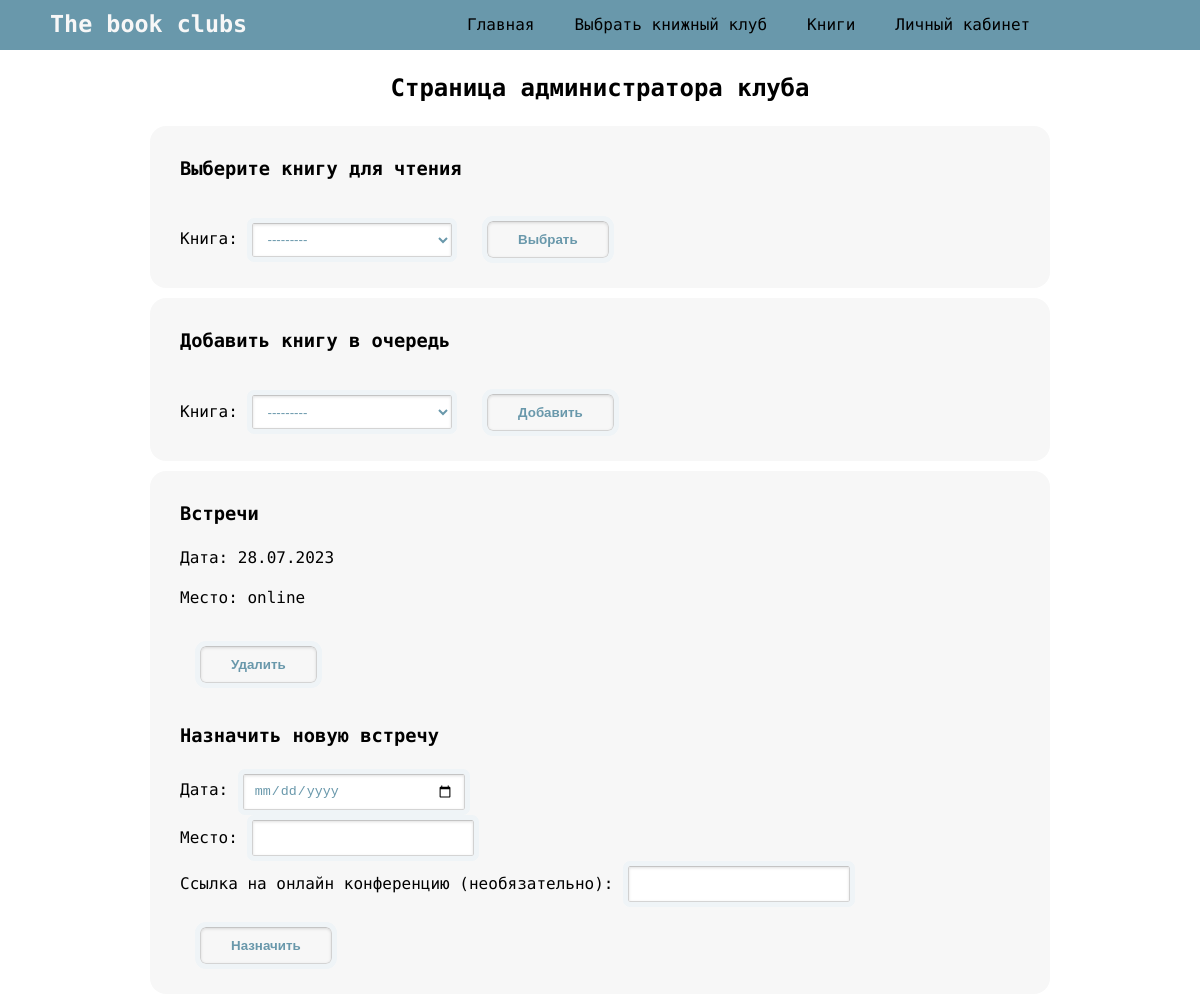
The page /1/admin/ (signed in, upper part) on the database as committed earlier.
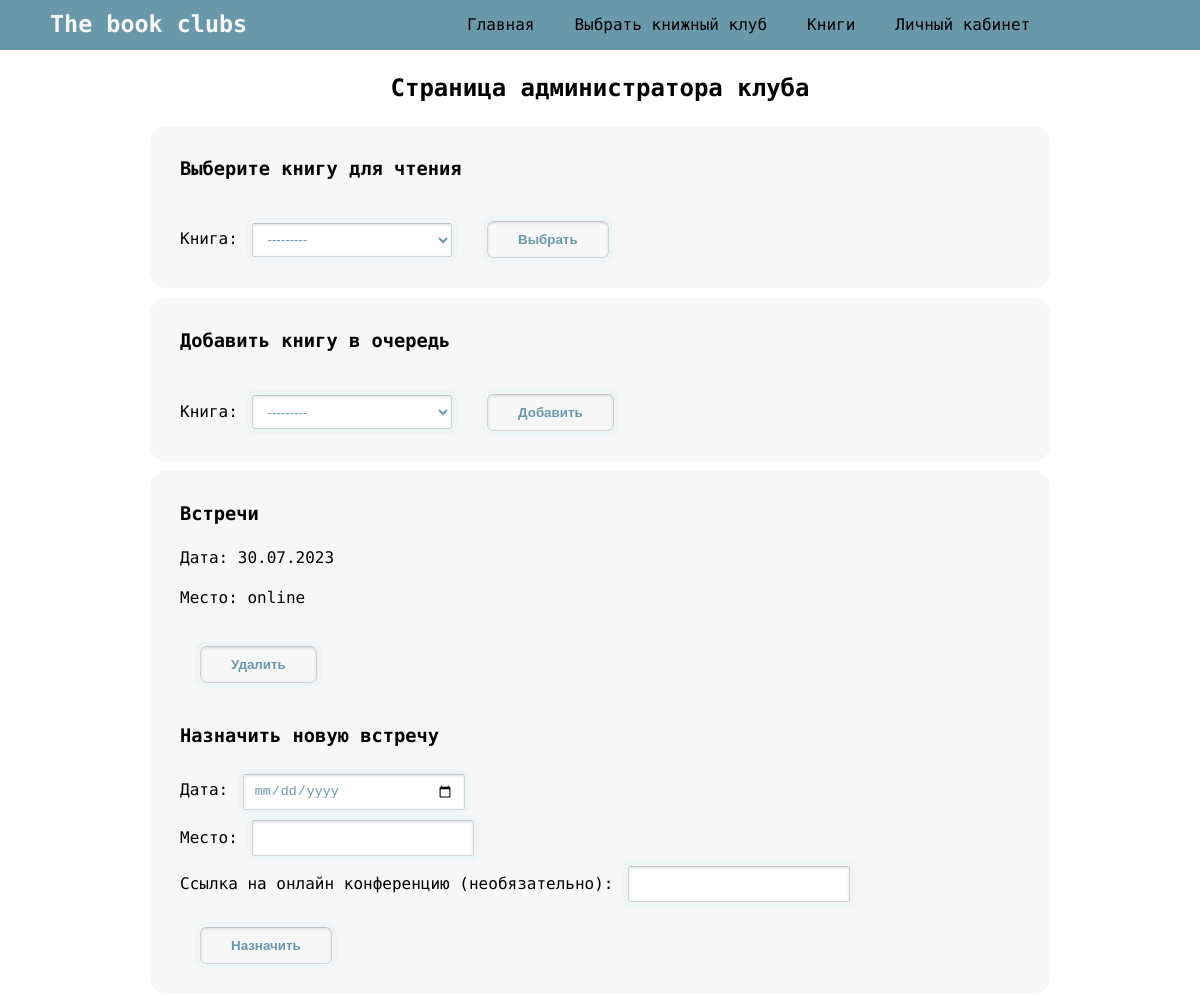
The same page on the database as committed later.
### club/models.py (models this page shows, shortened)
class Meeting(models.Model):
    date = models.DateField()
    location = models.CharField(max_length=100)
    location_link = models.URLField(null=True, blank=True)
    club = models.ManyToManyField(BookClub, related_name='meetings')

### club/views.py (the view, shortened to what this page needs)
# urls.py: path('<int:club_id>/admin/', views.club_admin, name='club_admin'),
@login_required
def club_admin(request, club_id):
    club = get_object_or_404(BookClub, id=club_id)
    selection_form = BookSelectionForm()
    queue_form = BookQueueForm(club_id=club_id)
    meeting_form = MeetingForm()
    book_queue = Queue.objects.filter(club=club)
    meetings = Meeting.objects.all()
    context = {
        'club': club,
        'book_queue': book_queue,
        'meetings': meetings,
        'selection_form': selection_form,
        'queue_form': queue_form,
        'meeting_form': meeting_form,
    }
    return render(request, 'club/admin.html', context)

### club/forms.py
class BookSelectionForm(forms.Form):
    book = forms.ModelChoiceField(queryset=Book.objects.all(), label='Книга')

class BookQueueForm(forms.Form):
    def __init__(self, *args, **kwargs):
        club_id = kwargs.pop('club_id')
        super(BookQueueForm, self).__init__(*args, **kwargs)
        club = BookClub.objects.get(id=club_id)
        self.fields['book'].queryset = Book.objects.exclude(id__in=club.book_queue.all())
    book = forms.ModelChoiceField(queryset=Book.objects.all(), label='Книга')

### club/models.py (called while the page is built)
    def __str__(self):
        return self.name

### templates/club/admin.html (shortened to what this page needs)
{% extends 'base.html' %}
{% block content %}
<div class="admin-container">
  <h2>Страница администратора клуба</h2>
  <div class="admin-item">
    <h3>Выберите книгу для чтения</h3>
    <form method="POST" action="{% url 'club:select_book' club_id=club.id %}">
      {{ selection_form }}
      <button type="submit">Выбрать</button>
    </form>
  </div>
  <div class="admin-item">
    <h3>Добавить книгу в очередь</h3>
    <form method="POST" action="{% url 'club:add_to_queue' club_id=club.id %}">
      {{ queue_form }}
      <button type="submit">Добавить</button>
    </form>
  </div>
  <div class="admin-item">
    <h3>Встречи</h3>
    {% for meeting in club.meetings.all %}
    <p>Дата: {{ meeting.date|date:"d.m.Y" }}</p>
    <p>Место: {{ meeting.location }}</p>
    <form method="POST" action="{% url 'club:delete_meeting' club_id=club.id meeting_id=meeting.id %}">
      <button type="submit">Удалить</button>
    </form>
  {% empty %}
    <p>Встречи не назначены</p>
  {% endfor %}
    <h3>Назначить новую встречу</h3>
    <form method="POST" action="{% url 'club:schedule_meeting' club_id=club.id %}">
      <label for="meeting_date">Дата:</label>
      <input type="date" id="meeting_date" name="meeting_date" required>
      <br>
      <label for="meeting_location">Место:</label>
      <input type="text" id="meeting_location" name="meeting_location" required>
      <br>
      <label for="meeting_location_link">Ссылка на онлайн конференцию (необязательно):</label>
      <input type="url" id="meeting_location_link" name="meeting_location_link">
      <br>
      <button type="submit">Назначить</button>
    </form>
  </div>
</div>
{% endblock %}

Rows that differ between the two databases and show on the page:
removed Meeting: date "28.07.2023", location "online"
added Meeting: date "30.07.2023", location "online"
